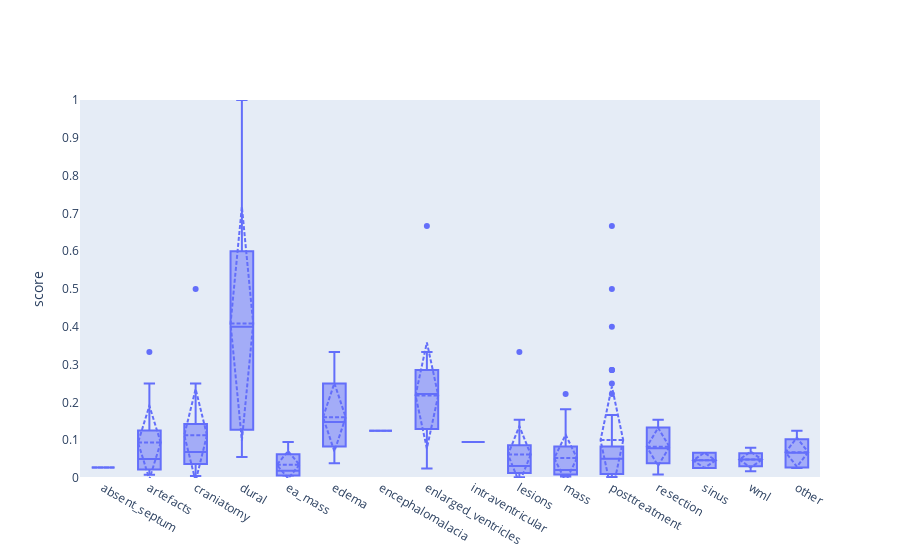

The notebook cell saved with this chart:
### Code cell
print(f'Available metrics: {fig_metrics.keys()}')
fig_metrics['F1']

### Figure 1 — Plotly figure (JSON) as saved in the notebook; plotly's stock layout.template omitted (floating-point values rounded to 4 significant figures; data arrays with more than 128 entries replaced by an {"elided": "..."} marker saying what was removed)
{"data": [{"boxmean": "sd", "name": "F1", "type": "box", "x": {"elided": "192 str values"}, "y": {"elided": "192 float values"}}], "layout": {"boxmode": "group", "yaxis": {"dtick": 0.1, "range": [0, 1], "showgrid": false, "tick0": 0, "title": {"text": "score"}}}}
